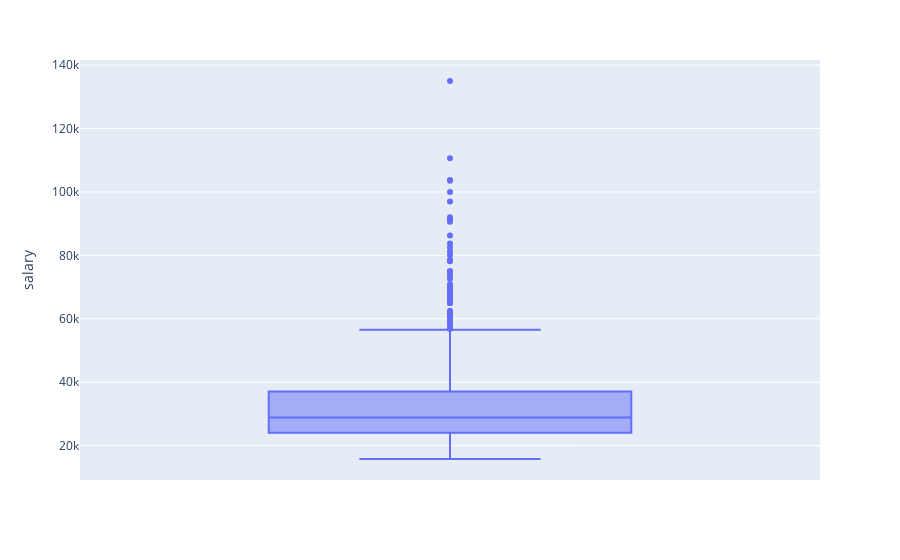

The code cell stored with this chart in its notebook:
### Code cell
import matplotlib.pyplot as plt
import plotly.express as px
plt.figure(figsize=(6, 4))
fig = px.box(df, y='salary')
fig.show()

### Figure 1 — Plotly figure (JSON) as saved in the notebook; plotly's stock layout.template omitted (floating-point values rounded to 4 significant figures; data arrays with more than 128 entries replaced by an {"elided": "..."} marker saying what was removed)
{"data": [{"alignmentgroup": "True", "hovertemplate": "salary=%{y}<extra></extra>", "legendgroup": "", "marker": {"color": "#636efa"}, "name": "", "notched": false, "offsetgroup": "", "orientation": "v", "showlegend": false, "x0": " ", "xaxis": "x", "y": {"elided": "474 int values"}, "y0": " ", "yaxis": "y", "type": "box"}], "layout": {"xaxis": {"anchor": "y", "domain": [0, 1]}, "yaxis": {"anchor": "x", "domain": [0, 1], "title": {"text": "salary"}}, "legend": {"tracegroupgap": 0}, "margin": {"t": 60}, "boxmode": "group"}}
